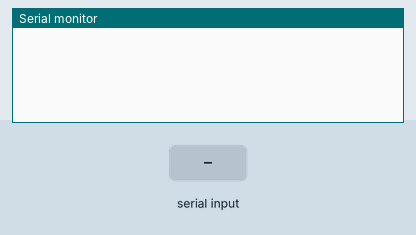
A sketch run on a simulated Arduino Uno, built with avr-gcc and run on an emulated ATmega328P. Shown: the last lines printed to the serial monitor. Inputs (shaded band) come from the test bench.

Above: at 1.2 s.
1.3 s: "1" received over Serial
At 3.1 s:
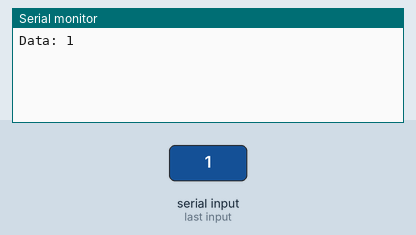
3.8 s: "0" received over Serial
At 6.1 s:
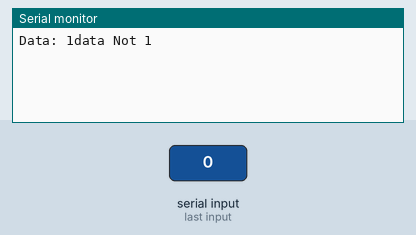

The sketch:

arduinoCode.ino
```cpp
String data = " ";
void setup() {
  Serial.begin(9600); // opens serial port, sets data rate to 9600 bps
}

void loop() {
  // send data only when you receive data:
  if (Serial.available() > 0) {
    data=Serial.readString();
    if (data == "1"){
      Serial.write("Data: 1");}
    else{
      Serial.write("data Not 1");}
  }
}
```

Measured:
- after the input at 1.3 s, the serial monitor: prints a new line after 1.0 s (image 1)
- after the input at 3.8 s, the serial monitor: prints a new line after 1.0 s (image 2)
